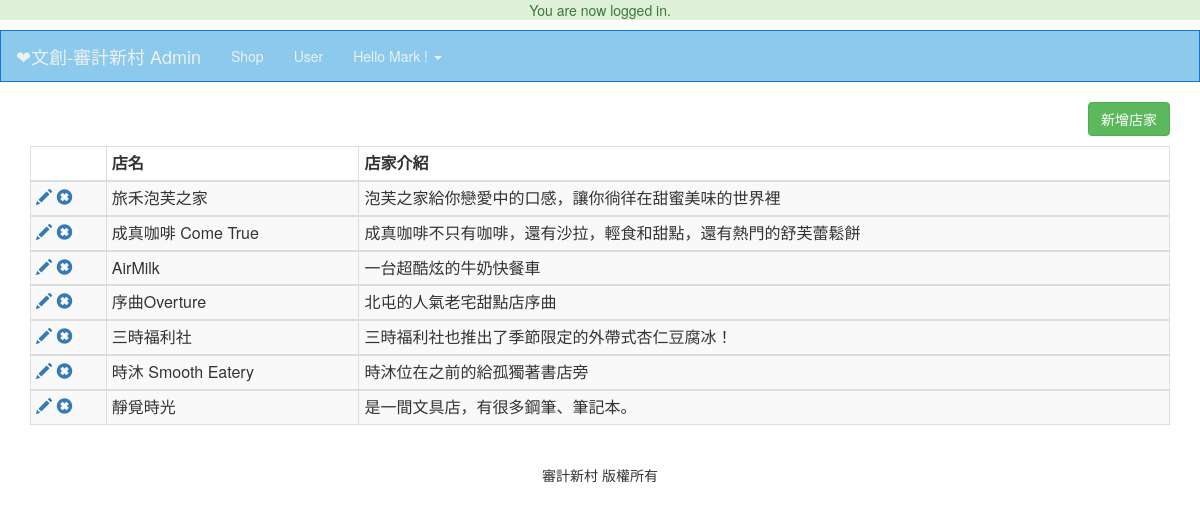
Page /I_culture_website/admin/shop.php (signed in) on the committed database.
### tables this page shows
CREATE TABLE `shop` (
  `Shop_ID` int(11) NOT NULL,
  `Kind` varchar(20) NOT NULL,
  `Name` varchar(20) NOT NULL,
  `Introduce` varchar(50) NOT NULL,
  `Image` varchar(20) NOT NULL,
  `URL` varchar(90) NOT NULL,
  `Tel` varchar(15) NOT NULL,
  `Addr` varchar(100) NOT NULL,
  `Deleted` tinyint(4) NOT NULL DEFAULT 0 COMMENT '0(未被排除) 1(已排除)'
);

### I_culture_website/helper/helper.php (called while the page is built, shortened)
<?php
	function hasPermission($permission = "a"){
		global $user_data;
		$user_type = $user_data['type'];
		if($user_type == $permission){
			return true;
		}
		return false;
	}
 ?>

### I_culture_website/admin/shop.php (the view, shortened to what this page needs)
<?php
	require_once $_SERVER['DOCUMENT_ROOT']."/I_culture_website/core/init.php";
	include BASEURL."/admin/include/head.php";
	include BASEURL."/admin/include/navigation.php";
	if(isset($_GET['edit'])||isset($_GET['add'])){
		if(isset($_GET['edit'])){
			$edit_id = $_GET['edit'];
			$shopQ = $db->query("SELECT * FROM shop WHERE Shop_ID = '{$edit_id}'");
			$preshop_info = mysqli_fetch_assoc($shopQ);
		}
	}else{
		$shopQ = $db->query("SELECT * FROM shop WHERE Deleted = 0");
	}
 ?>
 <?php if(isset($_GET['edit'])||isset($_GET['add'])):
 ?>
	<form action="shop.php?<?php echo (isset($_GET['edit']))?'edit='.$edit_id:'add=1'; ?>" method="post" enctype="multipart/form-data">
		<div class="container">
			<h1 class="text-center"><?php echo (isset($_GET['edit']))?'修改店家':'新增店家'; ?></h1>
			<div class="row">
				<div class="col-md-4">
					<label for="name">店名</label>
					<input class="form-control" type="text" name="name" id="name" value="<?php echo (isset($_GET['edit']))?$preshop_info['Name']:''; ?>">
				</div>
				<div class="col-md-4">
					<label for="intro">店家介紹</label>
					<input class="form-control" type="text" name="intro" id="intro" value="<?php echo (isset($_GET['edit']))?$preshop_info['Introduce']:''; ?>">
				</div>
				<div class="col-md-4">
					<label for="tel">電話</label>
					<input class="form-control" type="text" name="tel" id="tel" value="<?php echo (isset($_GET['edit']))?$preshop_info['Tel']:''; ?>">
				</div>
			</div>
			<div class="row">
				<div class="col-md-4">
					<label for="addr">地址</label>
					<input class="form-control" type="text" name="addr" id="addr" value="<?php echo (isset($_GET['edit']))?$preshop_info['Addr']:''; ?>">
				</div>
				<div class="col-md-4">
					<label for="shop_type">店家種類</label>
					<select class="form-control" name="shop_type" id="shop_type">
						<option value="f" <?php echo (isset($_GET['shop_type'])&&$preshop_info['Kind']=='f')?' selected':''; ?>>美食類</option>
						<option value="c" <?php echo (isset($_GET['shop_type'])&&$preshop_info['Kind']=='c')?' selected':''; ?>>文創類</option>
					</select>
				</div>
				<?php if(!isset($preshop_info)): ?>
					<div class="col-md-4">
						<label for="photo">店家圖片 (僅接受png,jpg,jpeg,gif 8MB以下的圖片)</label>
						<input type="file" name="photo" id="photo" class="form-control" accept=".png,.jpg,.jpeg,.gif" >
					</div>
				<?php else: ?>
					<div class="col-md-4 mt10">
						<div class="text-center" style="width: 100%;">
							<img src="<?php echo $preshop_info['URL']; ?>" alt="" class="img-responsive">
							<a href="shop.php?delete_img=<?php echo $edit_id ?>&delete_img_URL=<?php echo $preshop_info['URL']; ?>"  class="btn btn-danger mt10">刪除圖片</a>
						</div>
					</div>
				<?php endif; ?>
			</div>
			<div class="row mt10">
				<a href="shop.php" class="btn btn-warning">取消</a>
				<input class="btn btn-primary" type="submit" value="新增/修改">
			</div>
		</div>
	</form>
 <?php else: ?>
	<div class="container">
		<a href="shop.php?add=1" class="btn btn-success pull-right">新增店家</a>
		<div class="clearfix"></div>
	 	<table class="table table-bordered table-condensed table-striped mt10">
	 		<thead>
	 			<th></th>
	 			<th>店名</th>
	 			<th>店家介紹</th>
	 		</thead>
	 		<?php while($shop = mysqli_fetch_assoc($shopQ)): ?>
		 		<tbody>
		 			<tr>
		 				<td>
		 					<a href="shop.php?edit=<?php echo $shop['Shop_ID'] ?>"><span class="glyphicon glyphicon-pencil"></span></a>
		 					<a href="shop.php?delete=<?php echo $shop['Shop_ID'] ?>" onclick="return confirm('確定要刪除嗎?')"><span class="glyphicon glyphicon-remove-sign"></span></a>
		 				</td>
		 				<td><?php echo $shop['Name'] ?></td>
		 				<td><?php echo $shop['Introduce'] ?></td>
		 			</tr>
		 		</tbody>
	 		<?php endwhile; ?>
	 	</table>
	</div>
 <?php endif; ?>
 <?php
 	include BASEURL."/admin/include/footer.php";
  ?>

### I_culture_website/admin/include/navigation.php (shortened to what this page needs)
<nav class="navbar navbar-default wow">
  <div class="container-fluid">
    <div class="navbar-header">
      <a class="navbar-brand" href="index.php">❤文創-審計新村 Admin</a>
    </div>
    <div class="collapse navbar-collapse" id="bs-example-navbar-collapse-1">
      <ul class="nav navbar-nav navbar-left">
        <li><a href="shop.php">Shop</a></li>
        <?php if(hasPermission("a")): ?>
          <li><a href="user.php">User</a></li>
        <?php endif; ?>
        <li class="dropdown'">
          <a href="#" class="dropdown-toggle" data-toggle="dropdown">Hello <?= $user_data['username'] ?> ! <span class="caret"></span></a>
        </li>
      </ul>
    </div>
  </div>
</nav>

### I_culture_website/css/main.css (style rules this page uses)
body { background-repeat: no-repeat; background-attachment: fixed; background-position: center center; -webkit-background-size: cover; background-size: cover; }
.wow { border-radius: 0; }
.mt10 { margin-top: 10px; }
.navbar-default { background-color: #8bcaec; border-color: #1077d8; }
.navbar-default .navbar-brand { color: #ecf0f1; }
.navbar-default .navbar-nav > li > a { color: #ecf0f1; }
.navbar-default .navbar-collapse, .navbar-default .navbar-form { border-color: #ecf0f1; }

### rows in the picture
shop: Name "旅禾泡芙之家", Introduce "泡芙之家給你戀愛中的口感，讓你徜徉在甜蜜美味的世界裡"
shop: Name "成真咖啡 Come True", Introduce "成真咖啡不只有咖啡，還有沙拉，輕食和甜點，還有熱門的舒芙蕾鬆餅"
shop: Name "AirMilk", Introduce "一台超酷炫的牛奶快餐車"
shop: Name "序曲Overture", Introduce "北屯的人氣老宅甜點店序曲"
shop: Name "三時福利社", Introduce "三時福利社也推出了季節限定的外帶式杏仁豆腐冰！"
shop: Name "時沐 Smooth Eatery", Introduce "時沐位在之前的給孤獨著書店旁"
shop: Name "靜覓時光", Introduce "是一間文具店，有很多鋼筆、筆記本。"

### other values in the picture
$_SESSION['success_flash'] "You are now logged in."
$user_data['username'] "Mark"
